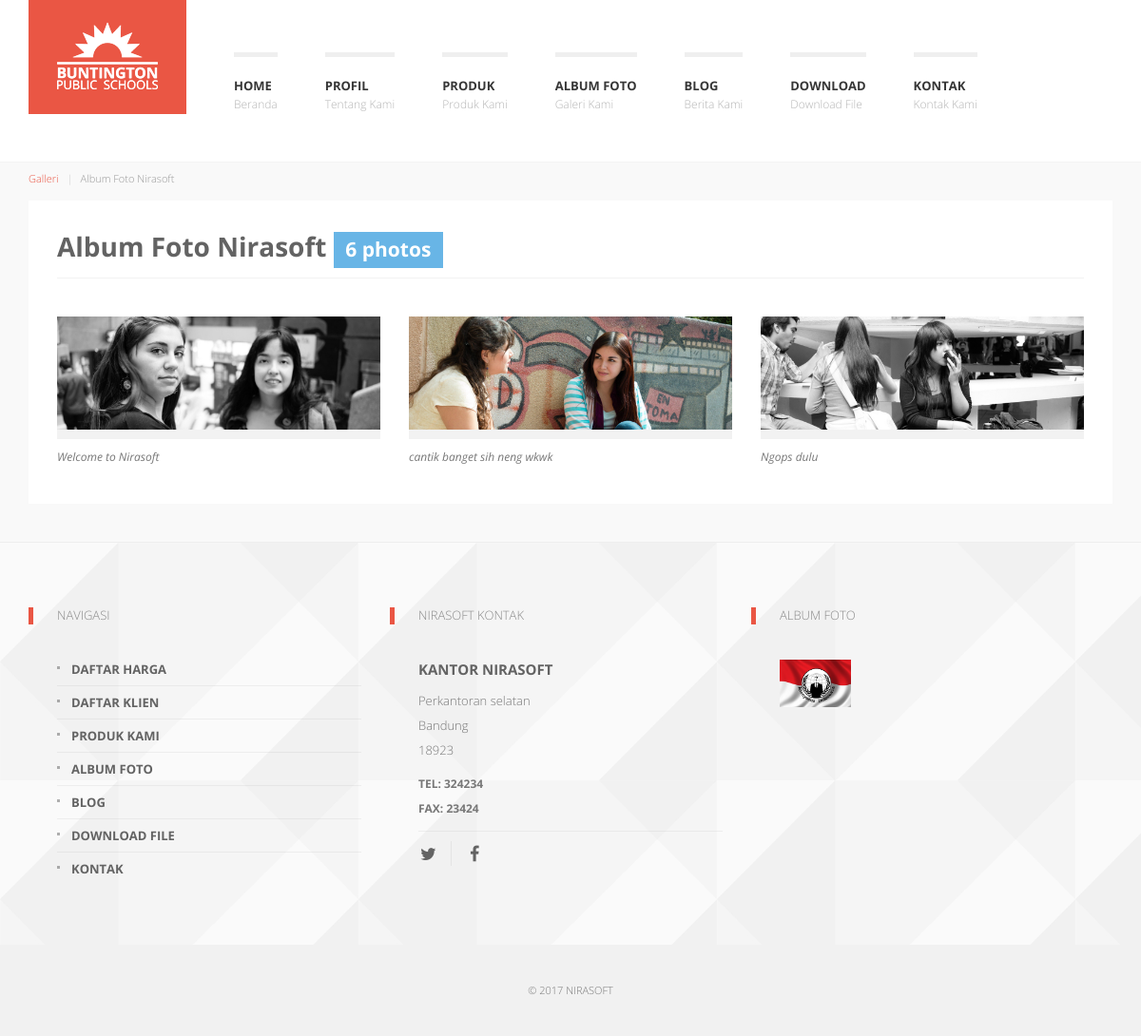
Page /index.php/galeri on the committed database.
### tables this page shows
CREATE TABLE IF NOT EXISTS `config` (
`config_id` int(11) NOT NULL,
  `nameweb` varchar(225) NOT NULL,
  `email` varchar(225) NOT NULL,
  `keywords` text NOT NULL,
  `google_maps` text NOT NULL,
  `logo` varchar(225) NOT NULL,
  `icon` varchar(225) NOT NULL,
  `about` text NOT NULL,
  `address` text NOT NULL,
  `city` varchar(100) NOT NULL,
  `zip_code` varchar(100) NOT NULL,
  `phone_number` varchar(225) NOT NULL,
  `metatext` text NOT NULL,
  `fax` text NOT NULL,
  `facebook` varchar(225) NOT NULL,
  `twitter` varchar(225) NOT NULL,
  `instagram` varchar(225) NOT NULL,
  `google_plus` varchar(225) NOT NULL,
  `pinterest` varchar(225) NOT NULL
);

CREATE TABLE IF NOT EXISTS `galleries` (
`gallery_id` int(11) NOT NULL,
  `user_id` int(11) NOT NULL,
  `gallery_name` varchar(225) NOT NULL,
  `slug_gallery` varchar(225) NOT NULL,
  `image` varchar(225) NOT NULL,
  `gallery_description` text NOT NULL,
  `position` varchar(100) NOT NULL,
  `date` timestamp NOT NULL DEFAULT CURRENT_TIMESTAMP ON UPDATE CURRENT_TIMESTAMP,
  `status` varchar(100) NOT NULL
);

### application/views/front/layout/wrapper.php (called while the page is built)
<?php
	require_once('head.php');
	require_once('header.php');
	require_once('content.php');
	require_once('footer.php');
?>

### application/controllers/Galeri.php (called while the page is built, shortened)
<?php
class Galeri extends CI_Controller {
	public function index() {
		$site  		= $this->mConfig->list_config();
		$galleries 	= $this->mGalleries->listGalleriesPub();
		$data = array(	'title'		=> 'Album Foto - '.$site['nameweb'],
						'site'		=> $site,
						'galleries'	=> $galleries,
						'countGalleries' => $this->mStats->galleriesPublish(),
						'isi'		=> 'front/galleri/list');
		$this->load->view('front/layout/wrapper',$data);
	}
}

### index.php (called while the page is built, shortened)
<?php
require_once BASEPATH.'core/CodeIgniter.php';

### application/models/Config_model.php (called while the page is built, shortened)
<?php
    class Config_model extends CI_Model {
        public function list_config() {
            $this->db->select('*');
            $this->db->from('config');
            $this->db->order_by('config_id','ASC');
            $query = $this->db->get();
            return $query->row_array();
        }
    }

### application/views/front/layout/content.php (called while the page is built)
 <?php
if($isi) {
	$this->load->view($isi);
}
?>

### application/models/Galleries_model.php (called while the page is built, shortened)
<?php
    class Galleries_model extends CI_Model {
        public function listGalleriesPub() {
            $this->db->select('*');
            $this->db->from('galleries');
            $this->db->join('admins','admins.admin_id = galleries.user_id','LEFT');
            $this->db->where(array('status' => 'publish'));
            $this->db->order_by('gallery_id','ASC');
            $query = $this->db->get();
            return $query->result_array();
        }
        public function listGalleryPubFooter() {
            $this->db->select('*');
            $this->db->from('galleries');
            $this->db->join('admins','admins.admin_id = galleries.user_id','LEFT');
            $this->db->where(array('status' => 'publish','position' => 'footer'));
            $this->db->order_by('gallery_id','ASC');
            $query = $this->db->get();
            return $query->result_array();
        }
    }

### application/views/front/galleri/list.php (the view)
<div id="k-body">
	<div class="container">
    	<div class="row">
        	<div class="k-breadcrumbs col-lg-12 clearfix">
            	<ol class="breadcrumb">
                	<li><a href="<?php echo base_url('galleri');?>">Galleri</a></li>
                    <li class="active">Album Foto <?php echo $site['nameweb'];?></li>
                </ol>
            </div>
        </div>
        <div class="row no-gutter fullwidth">
            <div class="col-lg-12 col-md-12">
                <div class="col-padded">
                    <h1 class="page-title">Album Foto <?php echo $site['nameweb'];?> <span class="label label-info"><?php echo $countGalleries;?> photos</span></h1>
                    <div class="news-body">
                        <div class="row gutter k-equal-height">
                        <?php foreach ($galleries as $gallery){ ?>
                            <?php if ($gallery['position'] == 'slider') { ?>
                            <div class="col-lg-4 col-md-4 col-sm-12">
                            	<figure class="gallery-photo-thumb">
                                	<a href="<?php echo base_url('assets/upload/image/'.$gallery['image']);?>" title="<?php echo $gallery['gallery_name'];?>" data-fancybox-group="gallery-bssb" class="fancybox"><img src="<?php echo base_url('assets/upload/image/'.$gallery['image']);?>" alt="<?php echo $gallery['gallery_name'];?>" /></a>
                                </figure>
                                <div class="gallery-photo-description">
                                	<?php echo $gallery['gallery_description'];?>
                                </div>
                            </div>
                            <?php } ?>
                        <?php } ?>
                        </div>
                    </div>
                </div>
            </div>
        </div>
    </div>
</div>

### application/views/front/layout/head.php (shortened to what this page needs)
<?php
    $site = $this->mConfig->list_config();
?>
<!DOCTYPE html>
<html lang="id">
  <head>
    <link href="<?php echo base_url();?>assets/front/font-awesome/css/font-awesome.min.css" rel="stylesheet" type="text/css">
    <link href="<?php echo base_url();?>assets/front/js/dropdown-menu/dropdown-menu.css" rel="stylesheet" type="text/css">
    <link href="<?php echo base_url();?>assets/front/bootstrap/css/bootstrap.min.css" rel="stylesheet" type="text/css">
    <link href="<?php echo base_url();?>assets/front/js/fancybox/jquery.fancybox.css" rel="stylesheet" type="text/css">
    <link href="<?php echo base_url();?>assets/front/js/audioplayer/audioplayer.css" rel="stylesheet" type="text/css">
    <link href="<?php echo base_url();?>assets/front/style.css" rel="stylesheet" type="text/css">
  </head>

### application/views/front/layout/header.php (shortened to what this page needs)
<body role="document">
  <div id="k-head" class="container">
      <div class="row">
          <div class="col-lg-12">
              <div id="k-site-logo" class="pull-left">
                  <h1 class="k-logo">
                      <a href="<?php echo base_url();?>" title="Home Page">
                          <img src="<?php echo base_url('assets/upload/image/thumbs/'.$site['logo']);?>" alt="Site Logo" class="img-responsive" />
                      </a>
                  </h1>
              </div>
              <nav id="k-menu" class="k-main-navig">
                  <ul id="drop-down-left" class="k-dropdown-menu">
                      <li>
                          <a href="<?php echo base_url();?>" title="Beranda">Home</a>
                      </li>
                       <li>
                          <a href="<?php echo base_url('profil');?>" title="Tentang Kami">Profil</a>
                      </li>
                      <li>
                          <a href="<?php echo base_url('produk');?>" title="Produk Kami">Produk</a>
                      </li>
                      <li>
                          <a href="<?php echo base_url('galeri');?>" title="Galeri Kami">Album Foto</a>
                      </li>
                      <li>
                          <a href="<?php echo base_url('blog');?>" title="Berita Kami">Blog</a>
                      </li>
                      <li>
                          <a href="<?php echo base_url('download');?>" title="Download File">Download</a>
                      </li>
                      <li>
                          <a href="<?php echo base_url('kontak');?>" title="Kontak Kami">Kontak</a>
                      </li>
                  </ul>
              </nav>
          </div>
      </div>
  </div>

### application/views/front/layout/footer.php (shortened to what this page needs)
    <div id="k-footer">
        <div class="container">
            <div class="row no-gutter">
                <div class="col-lg-4 col-md-4">
                    <div class="col-padded col-naked">
                        <ul class="list-unstyled clear-margins">
                            <li class="widget-container widget_nav_menu">
                                <h1 class="title-widget">Navigasi</h1>
                                <ul>
                                    <li><a href="<?php echo base_url('profil/harga');?>" title="menu item">Daftar Harga</a></li>
                                    <li><a href="<?php echo base_url('profil/klien');?>" title="menu item">Daftar Klien</a></li>
                                    <li><a href="<?php echo base_url('produk');?>" title="menu item">Produk Kami</a></li>
                                    <li><a href="<?php echo base_url('galeri');?>" title="menu item">Album Foto</a></li>
                                    <li><a href="<?php echo base_url('blog');?>" title="menu item">Blog</a></li>
                                    <li><a href="<?php echo base_url('download');?>" title="menu item">Download File</a></li>
                                    <li><a href="<?php echo base_url('kontak');?>" title="menu item">Kontak</a></li>
                                </ul>
                            </li>
                        </ul>
                    </div>
                </div>
                <div class="col-lg-4 col-md-4">
                    <div class="col-padded col-naked">
                        <ul class="list-unstyled clear-margins">
                            <li class="widget-container widget_recent_news">
                                <h1 class="title-widget"><?php echo $site['nameweb'];?> Kontak</h1>
                                <div itemscope itemtype="http://data-vocabulary.org/Organization">
                                    <h2 class="title-median m-contact-subject" itemprop="name">Kantor <?php echo $site['nameweb'];?></h2>
                                    <div class="m-contact-address" itemprop="address" itemscope itemtype="http://data-vocabulary.org/Address">
                                        <span class="m-contact-street" itemprop="street-address"><?php echo $site['address'];?></span>
                                        <span class="m-contact-city-region"><span class="m-contact-city" itemprop="locality"><?php echo $site['city'];?></span></span>
                                        <span class="m-contact-zip-country"><span class="m-contact-zip" itemprop="postal-code"><?php echo $site['zip_code'];?></span></span>
                                    </div>
                                    <div class="m-contact-tel-fax">
                                        <span class="m-contact-tel">Tel: <span itemprop="tel"><?php echo $site['phone_number'];?></span></span>
                                        <span class="m-contact-fax">Fax: <span itemprop="fax"><?php echo $site['fax'];?></span></span>
                                    </div>
                                </div>
                                <div class="social-icons">
                                    <ul class="list-unstyled list-inline">
                                        <li><a href="<?php echo $site['twitter'];?>" title="Twitter"><i class="fa fa-twitter"></i></a></li>
                                        <li><a href="<?php echo $site['facebook'];?>" title="Facebook"><i class="fa fa-facebook"></i></a></li>
                                    </ul>
                                </div>
                            </li>
                        </ul>
                    </div>
                </div>
                <div class="col-lg-4 col-md-4">
                    <div class="col-padded col-naked">
                        <ul class="list-unstyled clear-margins">
                            <li class="widget-container widget_sofa_flickr">
                                <h1 class="title-widget">Album Foto</h1>
                                <ul class="k-flickr-photos list-unstyled">
                                <?php
                                    $galleries = $this->mGalleries->listGalleryPubFooter();
                                    foreach ($galleries as $gallery){
                                ?>
                                    <li><a href="<?php echo base_url('galeri');?>" title="<?php echo $gallery['gallery_name'];?>"><img src="<?php echo base_url('assets/upload/image/'.$gallery['image']);?>" alt="Photo 1" /></a></li>
                                <?php } ?>
                                 </ul>
                            </li>
                        </ul>
                    </div>
                </div>
            </div>
        </div>
    </div>
    <div id="k-subfooter">
        <div class="container">
            <div class="row">
                <div class="col-lg-12">
                    <center>
                    <p class="copy-text text-inverse">
                    &copy; 2017 <?php echo $site['nameweb'];?>
                    </p>
                    </center>
                </div>
            </div>
        </div>
    </div>
  </body>
</html>

### assets/front/js/dropdown-menu/dropdown-menu.css (style rules this page uses)
.k-dropdown-menu { background: #c4c7c8; }
.k-dropdown-menu a, .k-dropdown-menu a:link, .k-dropdown-menu a:visited { text-decoration: none; color: #393939; padding: 5px 9px; }
.k-dropdown-menu { white-space: nowrap; display: inline-block; *display: inline; *zoom: 1; }
.k-dropdown-menu, .k-dropdown-menu ul { margin: 0; padding: 0; list-style: none; }
.k-dropdown-menu li { margin: 0; padding: 0; display: inline-block; *display: inline; *zoom: 1; *vertical-align: bottom; }
.k-dropdown-menu li a { display: block; }

### rows in the picture
config: logo (picture), nameweb "Nirasoft", nameweb "NIRASOFT", address "Perkantoran selatan", city "Bandung", zip_code "18923", phone_number "324234", fax "23424"
galleries: image (picture), gallery_description "Welcome to Nirasoft"
galleries: image (picture), gallery_description "cantik banget sih neng wkwk"
galleries: image (picture), gallery_description "Ngops dulu"
galleries: image (picture)

### other values in the picture
$countGalleries "6"
